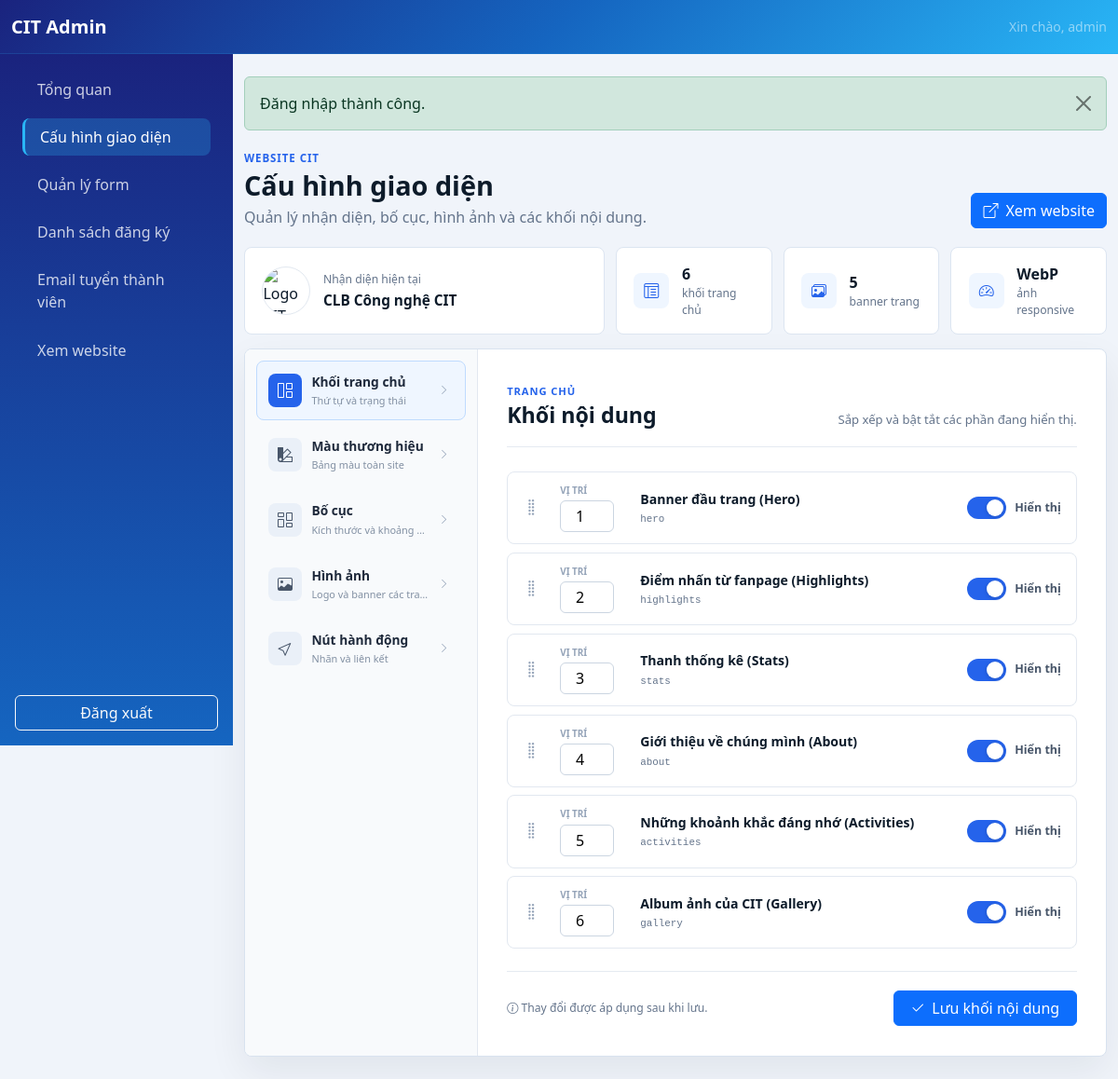
/admin/settings.php (signed in), run on the app's committed database.
### tables this page shows
CREATE TABLE `sections` (
  `id` int unsigned NOT NULL AUTO_INCREMENT,
  `section_key` varchar(50) NOT NULL,
  `section_name` varchar(100) NOT NULL,
  `sort_order` int unsigned NOT NULL DEFAULT '0',
  `is_visible` tinyint(1) NOT NULL DEFAULT '1',
  PRIMARY KEY (`id`),
  UNIQUE KEY `section_key` (`section_key`)
);

### includes/helpers.php (called while the page is built, shortened)
<?php
function versioned_asset(string $url): string
{
    $parts = parse_url($url);
    $path = isset($parts['path']) ? (string) $parts['path'] : $url;
    $projectPath = preg_replace('#^(?:\.\./)+#', '', ltrim($path, '/'));
    $file = __DIR__ . '/../' . $projectPath;
    return $url . (str_contains($url, '?') ? '&' : '?') . 'v=' . filemtime($file);
}
function write_php_cache(string $file, mixed $value): bool
{
    $directory = dirname($file);
    $temporary = tempnam($directory, '.cache-');
    $contents = '<?php return ' . var_export($value, true) . ';' . PHP_EOL;
    $written = file_put_contents($temporary, $contents, LOCK_EX) !== false;
    if ($written) {
        $written = @rename($temporary, $file);
    }
    return $written;
}
function render_component(string $component, array $props = []): void
{
    $component = preg_replace('/[^a-zA-Z0-9_\/\\-]+/', '', $component);
    $componentPath = __DIR__ . '/components/' . str_replace(['\\', '/'], DIRECTORY_SEPARATOR, $component) . '.php';
    extract($props, EXTR_SKIP);
    require $componentPath;
}

### config.php (called while the page is built, shortened)
<?php
require_once __DIR__ . '/includes/helpers.php';
function e(?string $value): string
{
    return htmlspecialchars($value ?? '', ENT_QUOTES | ENT_SUBSTITUTE, 'UTF-8');
}
function get_flash(): ?array
{
    $flash = $_SESSION['flash'] ?? null;
    return is_array($flash) ? $flash : null;
}

### includes/editable.php (called while the page is built, shortened)
<?php
function editable_contents(): array
{
    $cacheFile = __DIR__ . '/../cache/page-contents.php';
    require_once __DIR__ . '/db.php';
    $stmt = db()->query('SELECT content_key, content_value FROM page_contents');
    $contents = [];
    foreach ($stmt as $row) {
        $contents[(string) $row['content_key']] = (string) $row['content_value'];
    }
    return $contents;
}

### includes/db.php (called while the page is built, shortened)
<?php
function db(): PDO
{
    static $pdo = null;
    if ($pdo instanceof PDO) {
        return $pdo;
    }
    $dbHost = getenv('DB_HOST') ?: '127.0.0.1';
    $dbPort = getenv('DB_PORT') ?: '3306';
    $dbName = getenv('DB_NAME') ?: 'club_management';
    $dbUser = getenv('DB_USER') ?: 'root';
    $dbPass = getenv('DB_PASS') ?: 'Cit@2026';
    $options = [
        PDO::ATTR_ERRMODE => PDO::ERRMODE_EXCEPTION,
        PDO::ATTR_DEFAULT_FETCH_MODE => PDO::FETCH_ASSOC,
        PDO::ATTR_EMULATE_PREPARES => false,
        PDO::ATTR_TIMEOUT => 5,
    ];
    if (defined('Pdo\Mysql::ATTR_INIT_COMMAND')) {
        $options[Pdo\Mysql::ATTR_INIT_COMMAND] = "SET SESSION sql_mode='STRICT_TRANS_TABLES,ERROR_FOR_DIVISION_BY_ZERO,NO_ENGINE_SUBSTITUTION'";
    } elseif (defined('PDO::MYSQL_ATTR_INIT_COMMAND')) {
        $options[PDO::MYSQL_ATTR_INIT_COMMAND] = "SET SESSION sql_mode='STRICT_TRANS_TABLES,ERROR_FOR_DIVISION_BY_ZERO,NO_ENGINE_SUBSTITUTION'";
    }
    try {
        $pdo = new PDO(
            "mysql:host={$dbHost};port={$dbPort};dbname={$dbName};charset=utf8mb4;connect_timeout=5",
            $dbUser,
            $dbPass,
            $options
        );
    } catch (PDOException $exception) {
        error_log('Database connection failed: ' . $exception->getMessage());
        http_response_code(500);
        exit('Không thể kết nối cơ sở dữ liệu. Vui lòng kiểm tra cấu hình.');
    }
    return $pdo;
}
class LazyPDO
{
    private ?PDO $instance = null;
    private function getPDO(): PDO
    {
        if ($this->instance === null) {
            $this->instance = db();
        }
        return $this->instance;
    }
    public function query(string $query, ?int $fetchMode = null, mixed ...$fetchModeArgs): PDOStatement|false
    {
        return $this->getPDO()->query($query, $fetchMode, ...$fetchModeArgs);
    }
}
$pdo = new LazyPDO();

### admin/settings.php (the view, shortened to what this page needs)
<?php
require_once __DIR__ . '/../includes/editable.php';
$sections = $pdo->query("SELECT * FROM `sections` ORDER BY `sort_order` ASC, `id` ASC")->fetchAll(PDO::FETCH_ASSOC);
$contents = editable_contents();
$logoPath = $contents['site_logo'] ?? 'assets/images/cit/logoclb.png';
$currentTab = isset($_GET['tab']) && is_string($_GET['tab']) ? $_GET['tab'] : 'sections';
require_once __DIR__ . '/header.php';
?>
<div class="settings-page">
<header class="settings-heading">
    <div>
        <span class="settings-kicker">Website CIT</span>
        <h1>Cấu hình giao diện</h1>
        <p>Quản lý nhận diện, bố cục, hình ảnh và các khối nội dung.</p>
    </div>
    <a href="../index.php" target="_blank" rel="noopener" class="btn btn-primary settings-preview-button">
        <i class="bi bi-box-arrow-up-right"></i>
        Xem website
    </a>
</header>
<section class="settings-overview" aria-label="Tổng quan cấu hình">
    <div class="settings-brand-summary">
        <img src="../<?= e($logoPath) ?>" alt="Logo CIT hiện tại" width="52" height="52">
        <div>
            <span>Nhận diện hiện tại</span>
            <strong>CLB Công nghệ CIT</strong>
        </div>
    </div>
    <div class="settings-metric">
        <i class="bi bi-layout-text-window-reverse"></i>
        <div><strong><?= count($sections) ?></strong><span>khối trang chủ</span></div>
    </div>
    <div class="settings-metric">
        <i class="bi bi-images"></i>
        <div><strong>5</strong><span>banner trang</span></div>
    </div>
    <div class="settings-metric">
        <i class="bi bi-speedometer2"></i>
        <div><strong>WebP</strong><span>ảnh responsive</span></div>
    </div>
</section>
<div class="settings-workspace">
    <nav class="settings-navigation" aria-label="Nhóm cấu hình giao diện">
        <?php foreach ([
            'sections' => ['bi-grid-1x2', 'Khối trang chủ', 'Thứ tự và trạng thái'],
            'colors' => ['bi-palette2', 'Màu thương hiệu', 'Bảng màu toàn site'],
            'layout' => ['bi-columns-gap', 'Bố cục', 'Kích thước và khoảng cách'],
            'images' => ['bi-image', 'Hình ảnh', 'Logo và banner các trang'],
            'ctas' => ['bi-cursor', 'Nút hành động', 'Nhãn và liên kết'],
        ] as $tabKey => [$tabIcon, $tabLabel, $tabDescription]): ?>
            <a class="settings-nav-item <?= $currentTab === $tabKey ? 'active' : '' ?>" href="?tab=<?= e($tabKey) ?>">
                <i class="bi <?= e($tabIcon) ?>"></i>
                <span><strong><?= e($tabLabel) ?></strong><small><?= e($tabDescription) ?></small></span>
                <i class="bi bi-chevron-right settings-nav-arrow"></i>
            </a>
        <?php endforeach; ?>
    </nav>
    <div class="settings-panel">
        <?php if ($currentTab === 'sections'): ?>
            <div class="settings-panel-header">
                <div><span>Trang chủ</span><h2>Khối nội dung</h2></div>
                <p>Sắp xếp và bật tắt các phần đang hiển thị.</p>
            </div>
                <form method="post" action="settings.php">
                    <div class="section-control-list">
                        <?php foreach ($sections as $sec): ?>
                            <div class="section-control-row">
                                <i class="bi bi-grip-vertical section-control-handle" aria-hidden="true"></i>
                                <label class="section-order-field">
                                    <span>Vị trí</span>
                                    <input type="number"
                                           name="orders[<?= e($sec['section_key']) ?>]"
                                           value="<?= (int) $sec['sort_order'] ?>"
                                           min="1"
                                           max="50"
                                           required>
                                </label>
                                <div class="section-control-name">
                                    <strong><?= e($sec['section_name']) ?></strong>
                                    <code><?= e($sec['section_key']) ?></code>
                                </div>
                                <label class="settings-switch" for="visible_<?= e($sec['section_key']) ?>">
                                    <span aria-hidden="true"></span>
                                    <em>Hiển thị</em>
                                </label>
                            </div>
                        <?php endforeach; ?>
                    </div>
                    <div class="settings-savebar">
                        <span><i class="bi bi-info-circle"></i> Thay đổi được áp dụng sau khi lưu.</span>
                        <button type="submit" class="btn btn-primary"><i class="bi bi-check2"></i>Lưu khối nội dung</button>
                    </div>
                </form>
        <?php endif; ?>
    </div>
</div>
</div>
<?php
require_once __DIR__ . '/footer.php';
?>

### admin/header.php (shortened to what this page needs)
<?php
$adminPage = basename($_SERVER['SCRIPT_NAME'] ?? 'dashboard.php');
$flash = get_flash();
?>
<!doctype html>
<html lang="vi">
<head>
    <link href="<?= e(versioned_asset('../assets/vendor/bootstrap/css/bootstrap.min.css')) ?>" rel="stylesheet">
    <link rel="stylesheet" href="<?= e(versioned_asset('../assets/vendor/bootstrap-icons/font/bootstrap-icons.min.css')) ?>">
    <link rel="stylesheet" href="<?= e(versioned_asset('../assets/css/admin.min.css')) ?>">
</head>
<body class="admin-body">
<nav class="navbar navbar-dark admin-topbar sticky-top">
    <div class="container-fluid">
        <a class="navbar-brand fw-bold" href="dashboard.php">CIT Admin</a>
        <span class="text-white-50 small d-none d-sm-inline">Xin chào, <?= e((string) ($_SESSION['admin_username'] ?? 'admin')) ?></span>
    </div>
</nav>
<div class="admin-layout">
    <?php require __DIR__ . '/sidebar.php'; ?>
    <main class="admin-content">
        <div class="container-fluid py-4">
            <?php render_component('flash', ['flash' => $flash]); ?>

### admin/sidebar.php (shortened to what this page needs)
<?php
$membersPages = ['members.php', 'member-detail.php'];
$emailPages = ['email-settings.php'];
?>
<aside class="offcanvas-lg offcanvas-start admin-sidebar" tabindex="-1" id="adminSidebar" aria-labelledby="adminSidebarLabel">
    <div class="offcanvas-body d-flex flex-column p-3">
        <nav class="nav nav-pills flex-column gap-2" aria-label="Điều hướng quản trị">
            <a class="nav-link <?= $adminPage === 'dashboard.php' ? 'active' : '' ?>" href="dashboard.php">Tổng quan</a>
            <a class="nav-link <?= $adminPage === 'settings.php' ? 'active' : '' ?>" href="settings.php">Cấu hình giao diện</a>
            <a class="nav-link <?= $adminPage === 'form-builder.php' ? 'active' : '' ?>" href="form-builder.php">Quản lý form</a>
            <a class="nav-link <?= in_array($adminPage, $membersPages, true) ? 'active' : '' ?>" href="members.php">Danh sách đăng ký</a>
            <a class="nav-link <?= in_array($adminPage, $emailPages, true) ? 'active' : '' ?>" href="email-settings.php">Email tuyển thành viên</a>
            <a class="nav-link" href="../index.php" target="_blank" rel="noopener">Xem website</a>
        </nav>
        <form class="mt-auto pt-4" method="post" action="logout.php">
            <button class="btn btn-outline-light w-100" type="submit">Đăng xuất</button>
        </form>
    </div>
</aside>

### includes/components/flash.php (shortened to what this page needs)
<?php
$flash = $flash ?? get_flash();
if ($flash): ?>
    <div class="alert alert-<?= e($flash['type']) ?> alert-dismissible fade show" role="alert">
        <?= e($flash['message']) ?>
        <button type="button" class="btn-close" data-bs-dismiss="alert" aria-label="Close"></button>
    </div>
<?php endif; ?>

### admin/footer.php (shortened to what this page needs)
        </div>
    </main>
</div>
</body>
</html>

### data on the page
sections: sort_order "1", section_name "Banner đầu trang (Hero)", section_key "hero"
sections: sort_order "2", section_name "Điểm nhấn từ fanpage (Highlights)", section_key "highlights"
sections: sort_order "3", section_name "Thanh thống kê (Stats)", section_key "stats"
sections: sort_order "4", section_name "Giới thiệu về chúng mình (About)", section_key "about"
sections: sort_order "5", section_name "Những khoảnh khắc đáng nhớ (Activities)", section_key "activities"
sections: sort_order "6", section_name "Album ảnh của CIT (Gallery)", section_key "gallery"

### other printed values
$_SESSION['admin_username'] "admin"
$flash['message'] "Đăng nhập thành công."
count($sections) "6"
$tabLabel "Khối trang chủ"
$tabDescription "Thứ tự và trạng thái"
$tabLabel "Màu thương hiệu"
$tabDescription "Bảng màu toàn site"
$tabLabel "Bố cục"
$tabDescription "Kích thước và khoảng…"
$tabLabel "Hình ảnh"
$tabDescription "Logo và banner các tra…"
$tabLabel "Nút hành động"
$tabDescription "Nhãn và liên kết"
